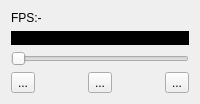
      <widget class="QWidget" name="tab">
       <property name="sizePolicy">
        <sizepolicy hsizetype="Expanding" vsizetype="Expanding">
         <horstretch>0</horstretch>
         <verstretch>0</verstretch>
        </sizepolicy>
       </property>
       <attribute name="title">
        <string>实时检测</string>
       </attribute>
       <layout class="QHBoxLayout" name="horizontalLayout_3">
        <item>
         <layout class="QVBoxLayout" name="verticalLayout_3">
          <property name="sizeConstraint">
           <enum>QLayout::SetNoConstraint</enum>
          </property>
          <item>
           <widget class="QLabel" name="FPS">
            <property name="text">
             <string>FPS:-</string>
            </property>
           </widget>
          </item>
          <item>
           <widget class="QLabel" name="videoLabel">
            <property name="sizePolicy">
             <sizepolicy hsizetype="Expanding" vsizetype="Expanding">
              <horstretch>0</horstretch>
              <verstretch>0</verstretch>
             </sizepolicy>
            </property>
            <property name="styleSheet">
             <string notr="true">background-color: rgb(0, 0, 0);</string>
            </property>
            <property name="text">
             <string>TextLabel</string>
            </property>
           </widget>
          </item>
          <item>
           <widget class="QSlider" name="videoProgressSlider">
            <property name="orientation">
             <enum>Qt::Horizontal</enum>
            </property>
           </widget>
          </item>
          <item>
           <layout class="QHBoxLayout" name="horizontalLayout">
            <item>
             <widget class="QToolButton" name="backwardBtn">
              <property name="text">
               <string>...</string>
              </property>
              <property name="icon">
               <iconset>
                <normaloff>../Picture/rewind.png</normaloff>../Picture/rewind.png</iconset>
              </property>
             </widget>
            </item>
            <item>
             <spacer name="horizontalSpacer">
              <property name="orientation">
               <enum>Qt::Horizontal</enum>
              </property>
              <property name="sizeHint" stdset="0">
               <size>
                <width>40</width>
                <height>20</height>
               </size>
              </property>
             </spacer>
            </item>
            <item>
             <widget class="QToolButton" name="stopBtn">
              <property name="text">
               <string>...</string>
              </property>
              <property name="icon">
               <iconset>
                <normaloff>../Picture/stop.png</normaloff>../Picture/stop.png</iconset>
              </property>
             </widget>
            </item>
            <item>
             <spacer name="horizontalSpacer_2">
              <property name="orientation">
               <enum>Qt::Horizontal</enum>
              </property>
              <property name="sizeHint" stdset="0">
               <size>
                <width>40</width>
                <height>20</height>
               </size>
              </property>
             </spacer>
            </item>
            <item>
             <widget class="QToolButton" name="forwardBtn">
              <property name="text">
               <string>...</string>
              </property>
              <property name="icon">
               <iconset>
                <normaloff>../Picture/forward.png</normaloff>../Picture/forward.png</iconset>
              </property>
             </widget>
            </item>
           </layout>
          </item>
         </layout>
        </item>
       </layout>
      </widget>
